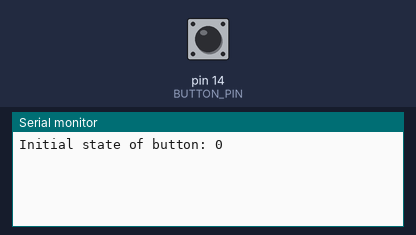
Recording of a sketch running on a simulated Arduino Uno, built with avr-gcc and run on an emulated ATmega328P. Parts: the last lines printed to the serial monitor. The test bench sets the inputs (shaded band); at power-on: pin 14 (BUTTON_PIN) LOW.

Above: at 1.7 s.
1.8 s: pin 14 (BUTTON_PIN) pulled HIGH for 0.15 s
At 1.93 s:
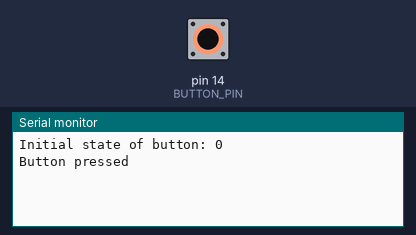
At 3.4 s:
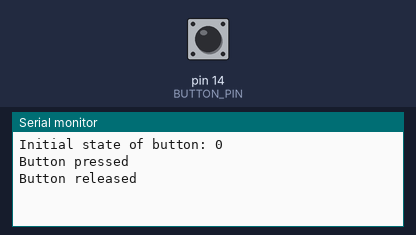

The sketch:

sketch_5.3_usingabuttonasatoggleswitch.ino
```cpp
#define BUTTON_PIN 14 // Define button pin
int buttonState = 0; // Global variable to store button state


void setup() {
  // Setting up serial communication
  Serial.begin(115200);
  while (!Serial) {
    ;
  }

  // Setting up button pin as input
  pinMode(BUTTON_PIN, INPUT);

  // Print initial state of the button
  Serial.print("Initial state of button: ");
  Serial.println(digitalRead(BUTTON_PIN));

  // Adding a short delay for stability
  delay(500);
}

void loop() {
  byte newButtonState = digitalRead(BUTTON_PIN); // read the button state

  // Button state has changed
  if (newButtonState != buttonState) {
    buttonState = newButtonState; // Update state variable

    // Button pressed
    if (buttonState == HIGH) {
      Serial.println("Button pressed");
    }
    // Button released
    else {
      Serial.println("Button released");
    }
  }

  // No delay as we want to see bouncing in the serial monitor
}

// descrption:
//Connect one leg of the button to pin 14 (or any other digital pin you choose) on your Arduino board.
//Connect the other leg of the button to any ground (GND) pin on the Arduino board.
//Here's a step-by-step guide:

//Button Wiring:
//Take a momentary push-button switch. These switches usually have four pins but for basic functionality, you'll only use two of them.
//Identify one leg of the button. This is typically indicated by a longer lead or a different shape on the button housing.
//Connect this leg to pin 14 (or any digital pin you've chosen) on your Arduino. This pin will be your input pin (BUTTON_PIN in the code).
//Identify the other leg of the button. This is typically indicated by a shorter lead or a different shape on the button housing.
//Connect this leg to any GND pin on your Arduino to complete the circuit.
```

Measured:
- after the input at 1.8 s, the serial monitor: prints a new line at once (image 1)
